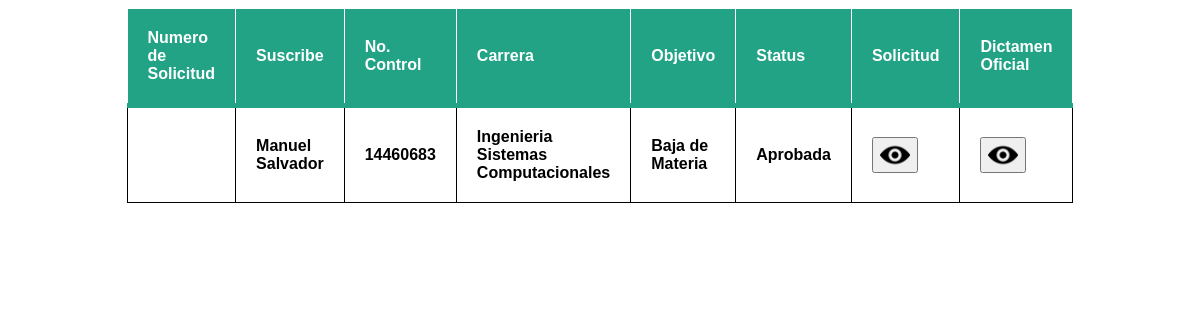
The page /respuestas.php (signed in) on the database its author committed.
### tables this page shows
CREATE TABLE solicitud
(idsolicitud int NULL,
suscribe varchar(50) not null,
semestre varchar(20) not null,
carrera varchar(35) not null,
num_control varchar(9) not null,
objetivo varchar(50) not null,
razon_acade varchar(80) not null,
razon_personal varchar(80) not null,
otro varchar(80) not null,
status varchar(11) not null,
firma bigint(20) not NULL);

### respuestas.php (the view, shortened to what this page needs)
<?php
$con = mysqli_connect(dbhost, dbuser, dbpass, dbname) or die("No se ha podido conectar al servidor");
function filtrado($datos)
{
    $datos = trim($datos);
    $datos = stripslashes($datos);
    $datos = htmlspecialchars($datos);
    return $datos;
}
$sesion = $_SESSION['usuario'];
$consulta = "SELECT idsolicitud, suscribe, num_control, carrera, objetivo, status
            FROM solicitud
            WHERE num_control = $sesion";
$resultado = mysqli_query($con, $consulta) or die(mysqli_error($con));
?>
<link href="./css/respuestas.css" rel="stylesheet" type="text/css">
<div>
    <table align="center">
        <thead>
            <td>Numero de Solicitud</td>
            <td>Suscribe</td>
            <td>No. Control</td>
            <td>Carrera</td>
            <td>Objetivo</td>
            <td>Status</td>
            <td>Solicitud</td>
            <td>Dictamen Oficial</td>
        </thead>
        <tbody>
            <?php
            while ($fila = mysqli_fetch_array($resultado)) {
                ?>
            <tr>
                <td><?php echo filtrado($fila['idsolicitud']); ?></td>
                <td><?php echo filtrado($fila['suscribe']); ?></td>
                <td><?php echo filtrado($fila['num_control']); ?></td>
                <td><?php echo filtrado($fila['carrera']); ?></td>
                <td><?php echo filtrado($fila['objetivo']); ?></td>
                <td><?php echo filtrado($fila['status']) ?></td>
                <form method="POST" action="pdf.php">
                    <td><button type='submit'><img src="./images/PDF.png" title="Ver Solicitud"></button></td>
                </form>
                <form method="POST" action="resdirpdf.php">
                    <td><button type='submit'><img src="./images/PDF.png" title="Ver Dictamen Oficial"></button></td>
                </form>
            </tr>
            <?php
        }
        ?>
        </tbody>
    </table>
</div>

### css/respuestas.css (style rules this page uses)
table { background-color: white; text-align: left; border-collapse: collapse; width: 70%; font-weight: bold; border-radius: 20px; margin: auto; }
th, td { border: solid 1px; padding: 20px; }
thead { background-color: #23A386; color: white; border-bottom: solid 5px #23A386; }
img { width: 30px; height: 30px; }

### rows shown on the page
solicitud: suscribe "Manuel Salvador", num_control "14460683", carrera "Ingenieria Sistemas Computacionales", objetivo "Baja de Materia", status "Aprobada"
